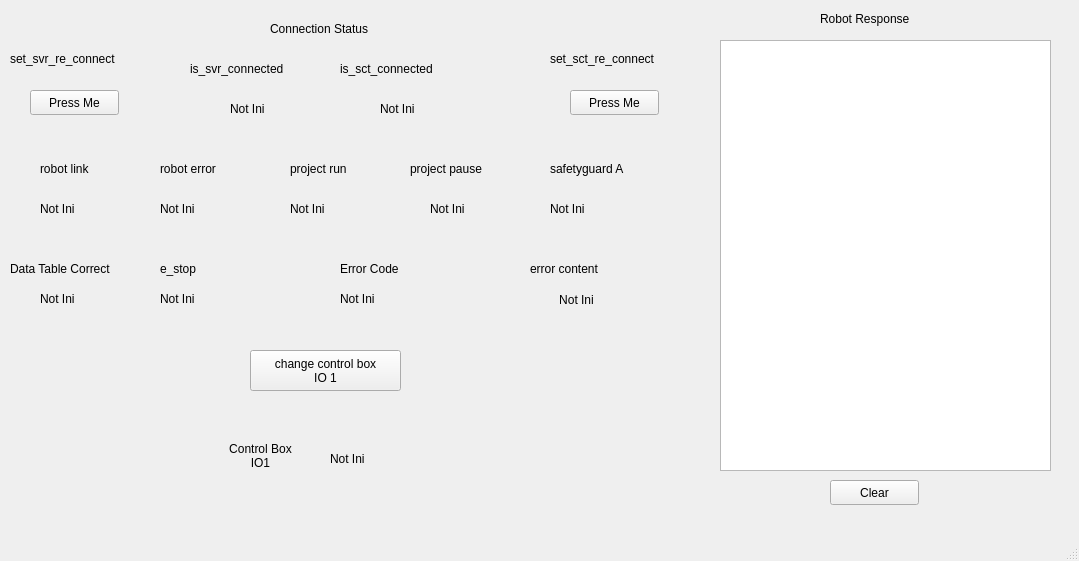
<?xml version="1.0" encoding="UTF-8"?>
<ui version="4.0">
 <class>MainWindow</class>
 <widget class="QMainWindow" name="MainWindow">
  <property name="geometry">
   <rect>
    <x>0</x>
    <y>0</y>
    <width>1079</width>
    <height>561</height>
   </rect>
  </property>
  <property name="windowTitle">
   <string>MainWindow</string>
  </property>
  <widget class="QWidget" name="centralwidget">
   <widget class="QLabel" name="is_svr_connected_label">
    <property name="geometry">
     <rect>
      <x>190</x>
      <y>60</y>
      <width>131</width>
      <height>17</height>
     </rect>
    </property>
    <property name="text">
     <string>is_svr_connected</string>
    </property>
   </widget>
   <widget class="QLabel" name="is_sct_connected_label">
    <property name="geometry">
     <rect>
      <x>340</x>
      <y>60</y>
      <width>121</width>
      <height>17</height>
     </rect>
    </property>
    <property name="text">
     <string>is_sct_connected</string>
    </property>
   </widget>
   <widget class="QLabel" name="connection_status_label">
    <property name="geometry">
     <rect>
      <x>270</x>
      <y>20</y>
      <width>131</width>
      <height>17</height>
     </rect>
    </property>
    <property name="text">
     <string>Connection Status</string>
    </property>
   </widget>
   <widget class="QLabel" name="is_svr_connected_status_label">
    <property name="geometry">
     <rect>
      <x>230</x>
      <y>100</y>
      <width>67</width>
      <height>17</height>
     </rect>
    </property>
    <property name="text">
     <string>Not Ini</string>
    </property>
   </widget>
   <widget class="QLabel" name="is_sct_connected_label_status_label">
    <property name="geometry">
     <rect>
      <x>380</x>
      <y>100</y>
      <width>67</width>
      <height>17</height>
     </rect>
    </property>
    <property name="text">
     <string>Not Ini</string>
    </property>
   </widget>
   <widget class="QLabel" name="robot_link_label">
    <property name="geometry">
     <rect>
      <x>40</x>
      <y>160</y>
      <width>67</width>
      <height>17</height>
     </rect>
    </property>
    <property name="text">
     <string>robot link</string>
    </property>
   </widget>
   <widget class="QLabel" name="robot_link_status_label">
    <property name="geometry">
     <rect>
      <x>40</x>
      <y>200</y>
      <width>67</width>
      <height>17</height>
     </rect>
    </property>
    <property name="text">
     <string>Not Ini</string>
    </property>
   </widget>
   <widget class="QLabel" name="robot_error_label">
    <property name="geometry">
     <rect>
      <x>160</x>
      <y>160</y>
      <width>81</width>
      <height>17</height>
     </rect>
    </property>
    <property name="text">
     <string>robot error</string>
    </property>
   </widget>
   <widget class="QLabel" name="robot_error_status_label">
    <property name="geometry">
     <rect>
      <x>160</x>
      <y>200</y>
      <width>67</width>
      <height>17</height>
     </rect>
    </property>
    <property name="text">
     <string>Not Ini</string>
    </property>
   </widget>
   <widget class="QLabel" name="project_run_label">
    <property name="geometry">
     <rect>
      <x>290</x>
      <y>160</y>
      <width>81</width>
      <height>17</height>
     </rect>
    </property>
    <property name="text">
     <string>project run</string>
    </property>
   </widget>
   <widget class="QLabel" name="project_run_status_label">
    <property name="geometry">
     <rect>
      <x>290</x>
      <y>200</y>
      <width>67</width>
      <height>17</height>
     </rect>
    </property>
    <property name="text">
     <string>Not Ini</string>
    </property>
   </widget>
   <widget class="QLabel" name="project_pause_label">
    <property name="geometry">
     <rect>
      <x>410</x>
      <y>160</y>
      <width>101</width>
      <height>17</height>
     </rect>
    </property>
    <property name="text">
     <string>project pause</string>
    </property>
   </widget>
   <widget class="QLabel" name="project_pause_status_label">
    <property name="geometry">
     <rect>
      <x>430</x>
      <y>200</y>
      <width>67</width>
      <height>17</height>
     </rect>
    </property>
    <property name="text">
     <string>Not Ini</string>
    </property>
   </widget>
   <widget class="QLabel" name="safetyguard_a_label">
    <property name="geometry">
     <rect>
      <x>550</x>
      <y>160</y>
      <width>101</width>
      <height>17</height>
     </rect>
    </property>
    <property name="text">
     <string>safetyguard A</string>
    </property>
   </widget>
   <widget class="QLabel" name="safetyguard_a_status_label">
    <property name="geometry">
     <rect>
      <x>550</x>
      <y>200</y>
      <width>67</width>
      <height>17</height>
     </rect>
    </property>
    <property name="text">
     <string>Not Ini</string>
    </property>
   </widget>
   <widget class="QLabel" name="e_stop_label">
    <property name="geometry">
     <rect>
      <x>160</x>
      <y>260</y>
      <width>67</width>
      <height>17</height>
     </rect>
    </property>
    <property name="text">
     <string>e_stop</string>
    </property>
   </widget>
   <widget class="QLabel" name="e_stop_status_label">
    <property name="geometry">
     <rect>
      <x>160</x>
      <y>290</y>
      <width>67</width>
      <height>17</height>
     </rect>
    </property>
    <property name="text">
     <string>Not Ini</string>
    </property>
   </widget>
   <widget class="QLabel" name="error_code_label">
    <property name="geometry">
     <rect>
      <x>340</x>
      <y>260</y>
      <width>81</width>
      <height>17</height>
     </rect>
    </property>
    <property name="text">
     <string>Error Code</string>
    </property>
   </widget>
   <widget class="QLabel" name="error_code_status_label">
    <property name="geometry">
     <rect>
      <x>340</x>
      <y>290</y>
      <width>67</width>
      <height>17</height>
     </rect>
    </property>
    <property name="text">
     <string>Not Ini</string>
    </property>
   </widget>
   <widget class="QLabel" name="error_content_label">
    <property name="geometry">
     <rect>
      <x>530</x>
      <y>260</y>
      <width>111</width>
      <height>17</height>
     </rect>
    </property>
    <property name="text">
     <string>error content</string>
    </property>
   </widget>
   <widget class="QLabel" name="error_content_status_label">
    <property name="geometry">
     <rect>
      <x>446</x>
      <y>290</y>
      <width>261</width>
      <height>20</height>
     </rect>
    </property>
    <property name="text">
     <string>Not Ini</string>
    </property>
    <property name="alignment">
     <set>Qt::AlignCenter</set>
    </property>
   </widget>
   <widget class="QPushButton" name="set_sct_re_connect_button">
    <property name="geometry">
     <rect>
      <x>570</x>
      <y>90</y>
      <width>89</width>
      <height>25</height>
     </rect>
    </property>
    <property name="text">
     <string>Press Me</string>
    </property>
   </widget>
   <widget class="QLabel" name="set_sct_re_connect_label">
    <property name="geometry">
     <rect>
      <x>550</x>
      <y>50</y>
      <width>141</width>
      <height>17</height>
     </rect>
    </property>
    <property name="text">
     <string>set_sct_re_connect</string>
    </property>
   </widget>
   <widget class="QLabel" name="set_svr_re_connect_label_2">
    <property name="geometry">
     <rect>
      <x>10</x>
      <y>50</y>
      <width>141</width>
      <height>17</height>
     </rect>
    </property>
    <property name="text">
     <string>set_svr_re_connect</string>
    </property>
   </widget>
   <widget class="QPushButton" name="set_svr_re_connect_button">
    <property name="geometry">
     <rect>
      <x>30</x>
      <y>90</y>
      <width>89</width>
      <height>25</height>
     </rect>
    </property>
    <property name="text">
     <string>Press Me</string>
    </property>
   </widget>
   <widget class="QPushButton" name="change_control_box_io_button">
    <property name="geometry">
     <rect>
      <x>250</x>
      <y>350</y>
      <width>151</width>
      <height>41</height>
     </rect>
    </property>
    <property name="text">
     <string>change control box
IO 1</string>
    </property>
   </widget>
   <widget class="QLabel" name="control_box_io1_label">
    <property name="geometry">
     <rect>
      <x>210</x>
      <y>440</y>
      <width>101</width>
      <height>31</height>
     </rect>
    </property>
    <property name="text">
     <string>Control Box
IO1</string>
    </property>
    <property name="alignment">
     <set>Qt::AlignCenter</set>
    </property>
   </widget>
   <widget class="QLabel" name="control_box_io1_status_label">
    <property name="geometry">
     <rect>
      <x>330</x>
      <y>450</y>
      <width>67</width>
      <height>17</height>
     </rect>
    </property>
    <property name="text">
     <string>Not Ini</string>
    </property>
   </widget>
   <widget class="QListView" name="robot_response_listView">
    <property name="geometry">
     <rect>
      <x>720</x>
      <y>40</y>
      <width>331</width>
      <height>431</height>
     </rect>
    </property>
   </widget>
   <widget class="QPushButton" name="clear_response_button">
    <property name="geometry">
     <rect>
      <x>830</x>
      <y>480</y>
      <width>89</width>
      <height>25</height>
     </rect>
    </property>
    <property name="text">
     <string>Clear</string>
    </property>
   </widget>
   <widget class="QLabel" name="response_label">
    <property name="geometry">
     <rect>
      <x>820</x>
      <y>10</y>
      <width>111</width>
      <height>17</height>
     </rect>
    </property>
    <property name="text">
     <string>Robot Response</string>
    </property>
   </widget>
   <widget class="QLabel" name="is_data_table_ok_status_label">
    <property name="geometry">
     <rect>
      <x>40</x>
      <y>290</y>
      <width>67</width>
      <height>17</height>
     </rect>
    </property>
    <property name="text">
     <string>Not Ini</string>
    </property>
   </widget>
   <widget class="QLabel" name="is_data_table_ok_label">
    <property name="geometry">
     <rect>
      <x>10</x>
      <y>260</y>
      <width>141</width>
      <height>17</height>
     </rect>
    </property>
    <property name="text">
     <string>Data Table Correct</string>
    </property>
   </widget>
  </widget>
  <widget class="QMenuBar" name="menubar">
   <property name="geometry">
    <rect>
     <x>0</x>
     <y>0</y>
     <width>1079</width>
     <height>22</height>
    </rect>
   </property>
  </widget>
  <widget class="QStatusBar" name="statusbar"/>
 </widget>
 <resources/>
 <connections/>
</ui>
